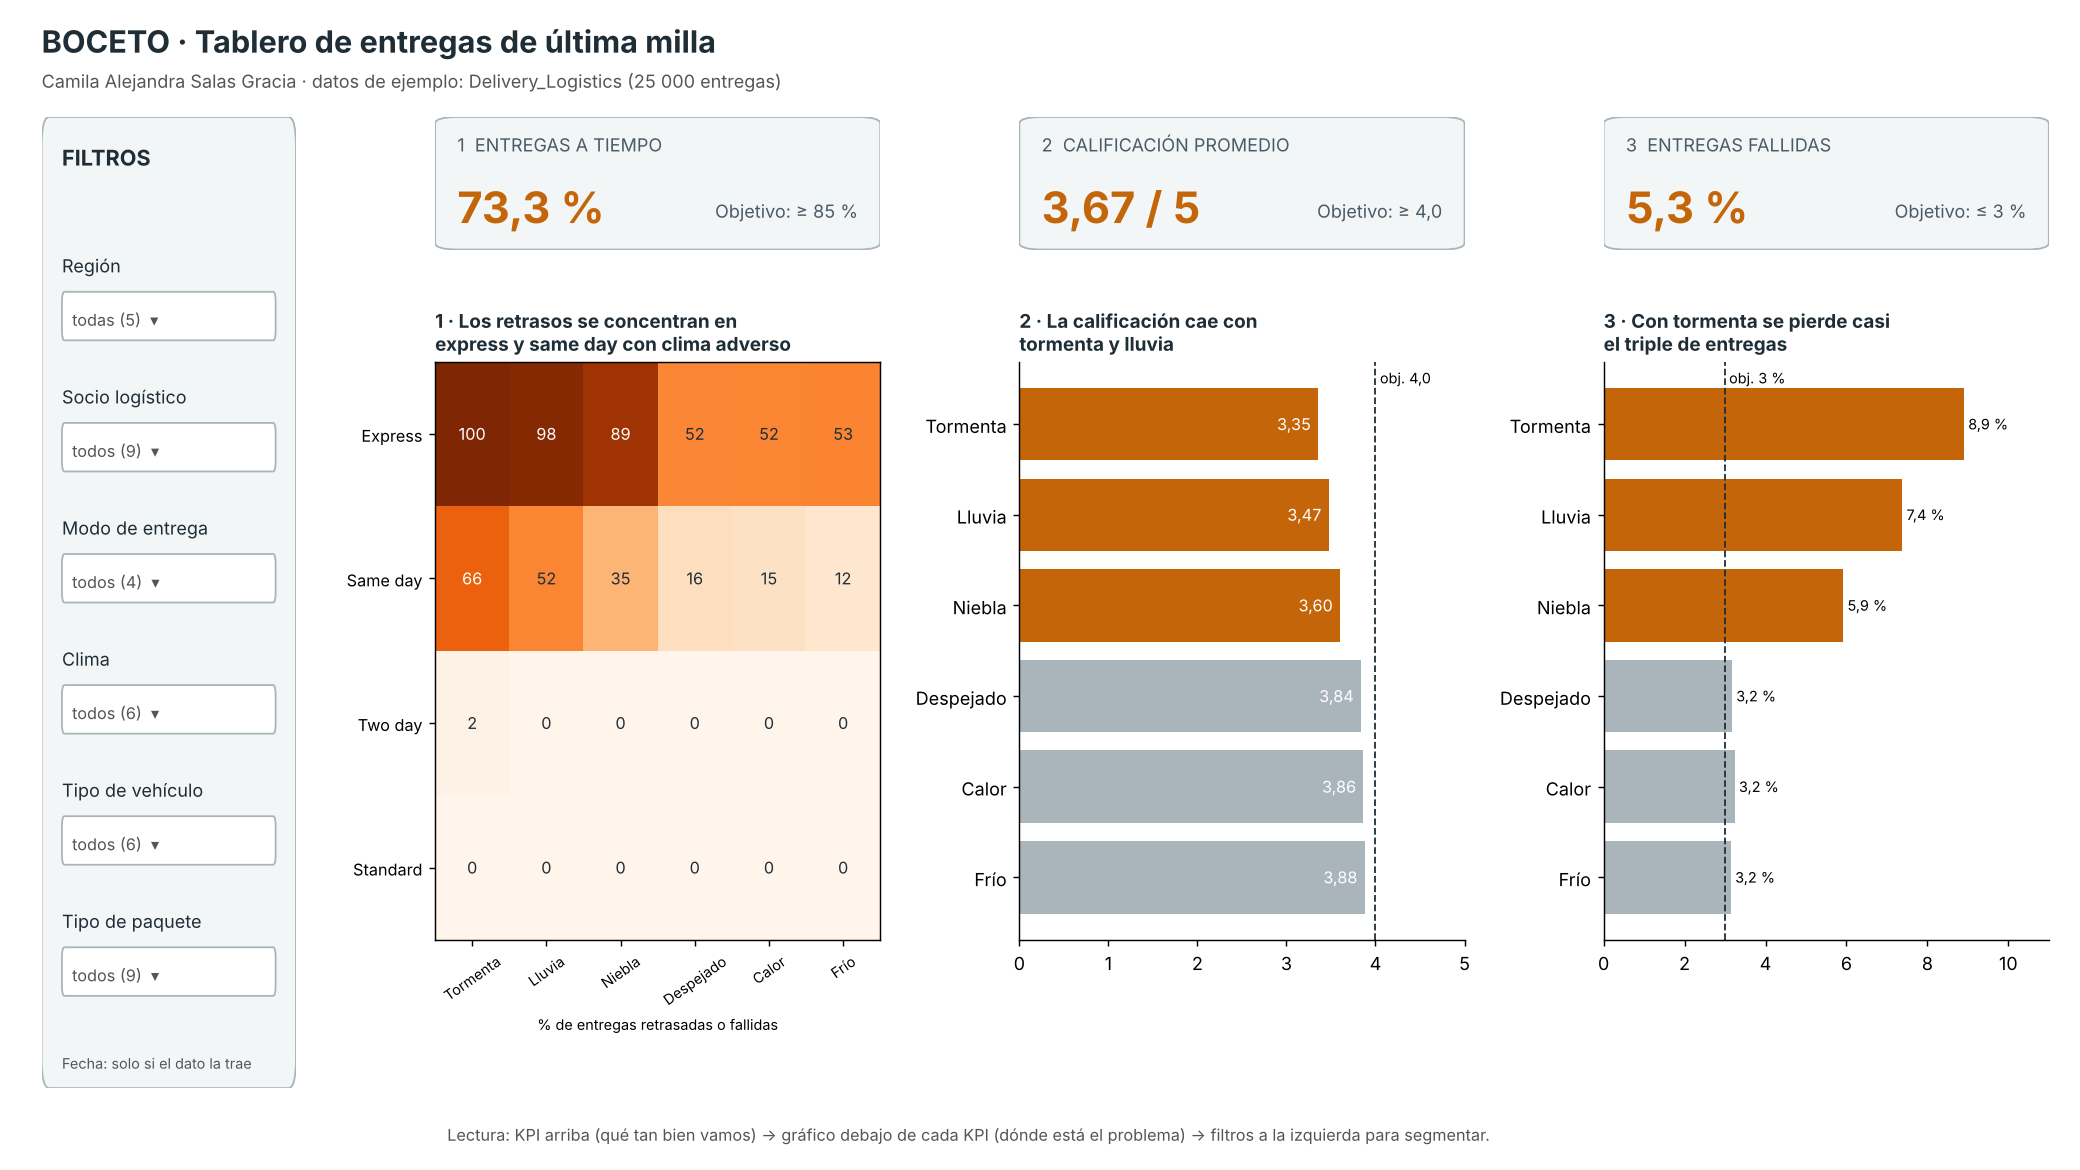

This chart was generated by the following Python code:
"""Semana 13 - Diseña un dashboard (boceto).

Autora: Camila Alejandra Salas Gracia (casalas-2024a-cell)

Proceso elegido: entregas de última milla (dataset de logística de las semanas 6 a 10).
El boceto dibuja el tablero con gráficos pequeños calculados con los datos reales, para que cada
KPI tenga su gráfico acompañante, y muestra el panel de filtros a la izquierda.

Uso:  python boceto_dashboard.py     # necesita la carpeta 10-week al lado
"""
from pathlib import Path

import matplotlib
matplotlib.use("Agg")
import matplotlib.pyplot as plt
from matplotlib.patches import FancyBboxPatch
import pandas as pd

AQUI = Path(__file__).resolve().parent
CSV = AQUI.parent.parent / "10-week" / "02-optional-activity" / "salidas" / "Delivery_Logistics_clean.csv"
TEAL, NARANJA, GRIS, OSCURO = "#0b6e75", "#c4650a", "#aab4bb", "#1f2d36"
ES_CLIMA = {"stormy": "Tormenta", "rainy": "Lluvia", "foggy": "Niebla", "clear": "Despejado", "hot": "Calor", "cold": "Frío"}
ES_MODO = {"express": "Express", "same day": "Same day", "two day": "Two day", "standard": "Standard"}
fmt = lambda v, d=1: f"{v:.{d}f}".replace(".", ",")

d = pd.read_csv(CSV)
d["tarde"] = d["delivery_status"] != "delivered"
d["fallida"] = d["delivery_status"] == "failed"
KPI = {"a_tiempo": 100 * (1 - d["tarde"].mean()), "calif": d["delivery_rating"].mean(), "fallidas": 100 * d["fallida"].mean()}
print({k: round(v, 2) for k, v in KPI.items()})

fig = plt.figure(figsize=(16, 9), facecolor="white")
gs = fig.add_gridspec(3, 4, width_ratios=[0.8, 1.4, 1.4, 1.4], height_ratios=[0.55, 2.4, 0.15], hspace=0.45, wspace=0.35,
                      left=0.02, right=0.985, top=0.9, bottom=0.07)
fig.text(0.02, 0.955, "BOCETO · Tablero de entregas de última milla", fontsize=17, fontweight="bold", color=OSCURO)
fig.text(0.02, 0.925, "Camila Alejandra Salas Gracia · datos de ejemplo: Delivery_Logistics (25 000 entregas)", fontsize=10, color="#555")

# --- Panel de filtros (izquierda) ---
ax = fig.add_subplot(gs[:, 0]); ax.axis("off"); ax.set_xlim(0, 1); ax.set_ylim(0, 1)
ax.add_patch(FancyBboxPatch((0, 0), 1, 1, boxstyle="round,pad=0,rounding_size=0.03", fc="#f3f6f7", ec=GRIS))
ax.text(0.08, 0.95, "FILTROS", fontsize=12, fontweight="bold", color=OSCURO)
for i, (nombre, ej) in enumerate([("Región", "todas (5)"), ("Socio logístico", "todos (9)"), ("Modo de entrega", "todos (4)"),
                                  ("Clima", "todos (6)"), ("Tipo de vehículo", "todos (6)"), ("Tipo de paquete", "todos (9)")]):
    y = 0.84 - i * 0.135
    ax.text(0.08, y, nombre, fontsize=10, color=OSCURO)
    ax.add_patch(FancyBboxPatch((0.08, y - 0.07), 0.84, 0.05, boxstyle="round,pad=0,rounding_size=0.01", fc="white", ec=GRIS))
    ax.text(0.12, y - 0.055, ej + "  ▾", fontsize=9, color="#555")
ax.text(0.08, 0.02, "Fecha: solo si el dato la trae", fontsize=8, color="#555")

# --- Fila de KPI (arriba) ---
tarjetas = [("1  ENTREGAS A TIEMPO", f"{fmt(KPI['a_tiempo'])} %", "Objetivo: ≥ 85 %", NARANJA),
            ("2  CALIFICACIÓN PROMEDIO", f"{fmt(KPI['calif'], 2)} / 5", "Objetivo: ≥ 4,0", NARANJA),
            ("3  ENTREGAS FALLIDAS", f"{fmt(KPI['fallidas'])} %", "Objetivo: ≤ 3 %", NARANJA)]
for j, (t, v, o, c) in enumerate(tarjetas):
    ax = fig.add_subplot(gs[0, j + 1]); ax.axis("off"); ax.set_xlim(0, 1); ax.set_ylim(0, 1)
    ax.add_patch(FancyBboxPatch((0, 0), 1, 1, boxstyle="round,pad=0,rounding_size=0.05", fc="#f3f6f7", ec=GRIS))
    ax.text(0.05, 0.74, t, fontsize=10, color="#4a5a66"); ax.text(0.05, 0.2, v, fontsize=24, fontweight="bold", color=c)
    ax.text(0.95, 0.24, o, fontsize=10, color="#4a5a66", ha="right")

# --- Gráfico del KPI 1: mapa de calor modo x clima ---
ax = fig.add_subplot(gs[1, 1])
orden_modo = ["express", "same day", "two day", "standard"]; orden_clima = ["stormy", "rainy", "foggy", "clear", "hot", "cold"]
m = (100 * d.pivot_table(index="delivery_mode", columns="weather_condition", values="tarde", aggfunc="mean")).loc[orden_modo, orden_clima]
im = ax.imshow(m.values, cmap="Oranges", vmin=0, vmax=100, aspect="auto")
ax.set_xticks(range(6), [ES_CLIMA[c] for c in orden_clima], fontsize=8, rotation=35); ax.set_yticks(range(4), [ES_MODO[c] for c in orden_modo], fontsize=9)
for (i, j), v in __import__("numpy").ndenumerate(m.values):
    ax.text(j, i, fmt(v, 0), ha="center", va="center", fontsize=9, color="white" if v > 60 else OSCURO)
ax.set_title("1 · Los retrasos se concentran en\nexpress y same day con clima adverso", loc="left", fontsize=10.5, fontweight="bold", color=OSCURO)
ax.set_xlabel("% de entregas retrasadas o fallidas", fontsize=8)

# --- Gráfico del KPI 2: calificación por clima ---
ax = fig.add_subplot(gs[1, 2])
r = d.groupby("weather_condition")["delivery_rating"].mean().loc[orden_clima[::-1]]
ax.barh([ES_CLIMA[c] for c in r.index], r.values, color=[NARANJA if c in ("stormy", "rainy", "foggy") else GRIS for c in r.index])
for i, v in enumerate(r.values): ax.text(v - 0.08, i, fmt(v, 2), va="center", ha="right", fontsize=9, color="white")
ax.set_xlim(0, 5); ax.axvline(4, color=OSCURO, ls="--", lw=1); ax.text(4.05, 5.45, "obj. 4,0", fontsize=8)
ax.set_title("2 · La calificación cae con\ntormenta y lluvia", loc="left", fontsize=10.5, fontweight="bold", color=OSCURO)
ax.spines[["top", "right"]].set_visible(False)

# --- Gráfico del KPI 3: % fallidas por clima ---
ax = fig.add_subplot(gs[1, 3])
f = (100 * d.groupby("weather_condition")["fallida"].mean()).loc[orden_clima[::-1]]
ax.barh([ES_CLIMA[c] for c in f.index], f.values, color=[NARANJA if c in ("stormy", "rainy", "foggy") else GRIS for c in f.index])
for i, v in enumerate(f.values): ax.text(v + 0.1, i, fmt(v) + " %", va="center", fontsize=8)
ax.set_xlim(0, 11); ax.axvline(3, color=OSCURO, ls="--", lw=1); ax.text(3.1, 5.45, "obj. 3 %", fontsize=8)
ax.set_title("3 · Con tormenta se pierde casi\nel triple de entregas", loc="left", fontsize=10.5, fontweight="bold", color=OSCURO)
ax.spines[["top", "right"]].set_visible(False)

fig.text(0.215, 0.025, "Lectura: KPI arriba (qué tan bien vamos) → gráfico debajo de cada KPI (dónde está el problema) → filtros a la izquierda para segmentar.", fontsize=9, color="#555")
fig.savefig(AQUI / "boceto_dashboard.png", dpi=130)
print("Listo: boceto_dashboard.png")
